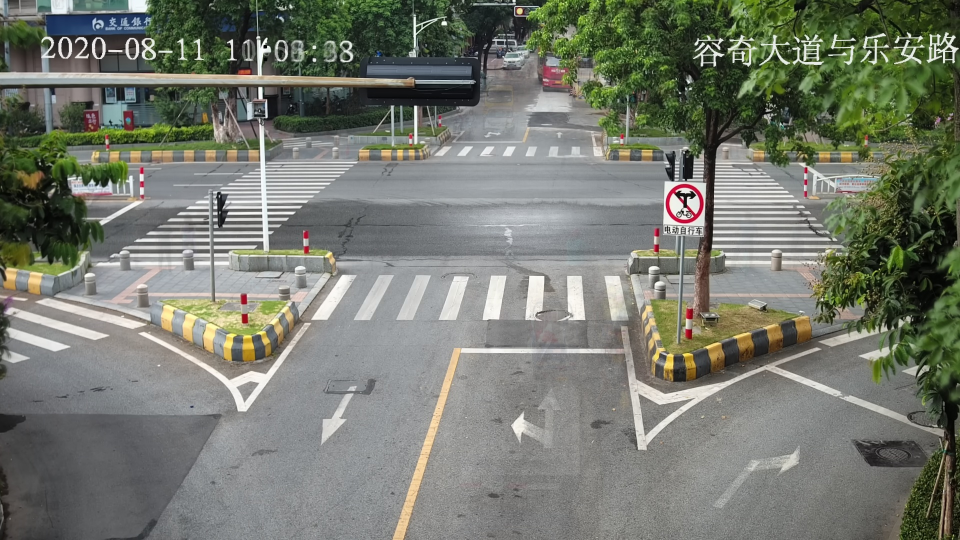
#> input picture north_1.jpg, 1920 x 1080 px, found by its file name (shown at 1/2 size)
$ python realtime_semantic_detector_HLS.py
#> lines starting #> are read from the running program, lines starting #| are printed output that depends on the picture; after the words box and inside, x2 and y2 are one past the last pixel; in counts of white or black regions, pixels touching at a corner belong together
import cv2
import numpy
import numpy as np


def nothing(x):
    pass


if __name__ == '__main__':
    # Load image

    path = '../resources/dataset/BirdView/001---changzhou/'
    fileName = path + 'north_1.jpg'

    # path = '../../out/'
    # fileName = 'h_west_1.jpg'

    img = cv2.imread(fileName)
#> img is the input picture: shape (1080, 1920, 3); mean B, G, R 110.5, 121.3, 117.4

    # Create a window
    cv2.namedWindow('settings')
    # [9 lines of commented-out code are left out]


    cv2.createTrackbar('alpha', 'settings', 0, 100, nothing)
    cv2.createTrackbar('beta', 'settings', 0, 100, nothing)
    cv2.createTrackbar('gamma', 'settings', 0, 100, nothing)
    cv2.setTrackbarPos('alpha', 'settings', 40)
    cv2.setTrackbarPos('beta', 'settings', 60)
    cv2.setTrackbarPos('gamma', 'settings', 0)

    cv2.createTrackbar('HMin', 'settings', 0, 255, nothing)
    cv2.createTrackbar('LMin', 'settings', 0, 255, nothing)
    cv2.createTrackbar('SMin', 'settings', 0, 255, nothing)
    cv2.setTrackbarPos('HMin', 'settings', 0)
    cv2.setTrackbarPos('LMin', 'settings', 180)
    cv2.setTrackbarPos('SMin', 'settings', 0)

    cv2.createTrackbar('HMax', 'settings', 0, 255, nothing)
    cv2.createTrackbar('LMax', 'settings', 0, 255, nothing)
    cv2.createTrackbar('SMax', 'settings', 0, 255, nothing)
    cv2.setTrackbarPos('HMax', 'settings', 255)
    cv2.setTrackbarPos('LMax', 'settings', 255)
    cv2.setTrackbarPos('SMax', 'settings', 255)

    cv2.createTrackbar('threshold1', 'settings', 0, 500, nothing)
    cv2.createTrackbar('threshold2', 'settings', 0, 500, nothing)
    cv2.setTrackbarPos('threshold1', 'settings', 50)
    cv2.setTrackbarPos('threshold2', 'settings', 150)

    cv2.createTrackbar('line rho', 'settings', 1, 10, nothing)
    cv2.createTrackbar('line theta', 'settings', 1, 360, nothing)
    cv2.createTrackbar('line threshold', 'settings', 1, 500, nothing)
    cv2.createTrackbar('minLine', 'settings', 0, 200, nothing)
    cv2.createTrackbar('maxLine', 'settings', 0, 200, nothing)
    cv2.setTrackbarPos('line rho', 'settings', 1)
    cv2.setTrackbarPos('line theta', 'settings', 180)
    cv2.setTrackbarPos('line threshold', 'settings', 50)
    cv2.setTrackbarPos('minLine', 'settings', 50)
    cv2.setTrackbarPos('maxLine', 'settings', 10)

    # Initialize
    alpha = beta = gamma = 0
    pAlpha = pBeta = pGamma = 0
    # Initialize HSV min/max values
    hMin = sMin = vMin = hMax = sMax = vMax = 0
    phMin = psMin = pvMin = phMax = psMax = pvMax = 0

    threshold1 = threshold2 = 0
    pThreshold1 = pThreshold2 = 0

    line_rho = line_theta = line_threshold = minLineLength = maxLineGap = 0
    pLine_rho = pLine_theta = pLine_threshold = pMinLineLength = pMaxLineGap = 0

    cv2.imshow('settings', (800, 600))
    cv2.resizeWindow('settings', 400, 300)
    # cv2.imshow('settings')

    while 1:
        # Get current positions of all trackbars
        alpha = cv2.getTrackbarPos('alpha', 'settings')
        beta = cv2.getTrackbarPos('beta', 'settings')
        gamma = cv2.getTrackbarPos('gamma', 'settings')

        hMin = cv2.getTrackbarPos('HMin', 'settings')
        sMin = cv2.getTrackbarPos('LMin', 'settings')
        vMin = cv2.getTrackbarPos('SMin', 'settings')
        hMax = cv2.getTrackbarPos('HMax', 'settings')
        sMax = cv2.getTrackbarPos('LMax', 'settings')
        vMax = cv2.getTrackbarPos('SMax', 'settings')

        threshold1 = cv2.getTrackbarPos('threshold1', 'settings')
        threshold2 = cv2.getTrackbarPos('threshold2', 'settings')

        line_rho = cv2.getTrackbarPos('line rho', 'settings')
        line_theta = cv2.getTrackbarPos('line theta', 'settings')
        line_threshold = cv2.getTrackbarPos('line threshold', 'settings')
        minLineLength = cv2.getTrackbarPos('minLine', 'settings')
        maxLineGap = cv2.getTrackbarPos('maxLine', 'settings')

        # Set minimum and maximum HSV values to display
        lower = np.array([hMin, sMin, vMin])
        upper = np.array([hMax, sMax, vMax])

        gray = cv2.cvtColor(img, cv2.COLOR_BGR2GRAY)
        darkGrey = cv2.addWeighted(gray, alpha*0.01, np.zeros(gray.shape, gray.dtype), beta*0.01, gamma*0.01)
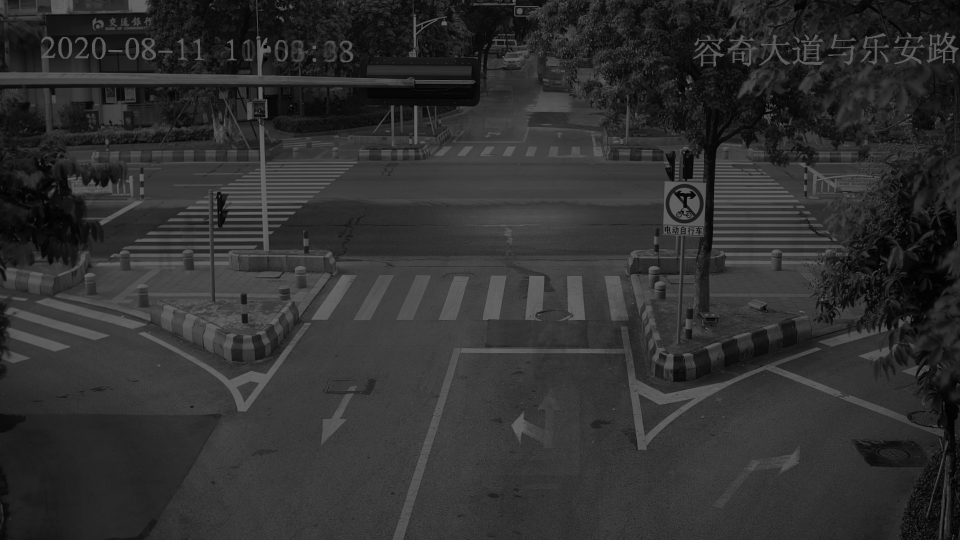
#> darkGrey: shape (1080, 1920) (shown at 1/2 size); min 0, max 102, mean 47.6
        # darkGrey = cv2.addWeighted(gray, 0.4, np.zeros(gray.shape, gray.dtype), beta*0.01, 0)

        # Convert to HSV format and color threshold
        hsv = cv2.cvtColor(img, cv2.COLOR_BGR2HLS)
#> hsv: shape (1080, 1920, 3); mean of channels 0, 1, 2 58.9, 116.3, 33.1
        mask = cv2.inRange(hsv, lower, upper)
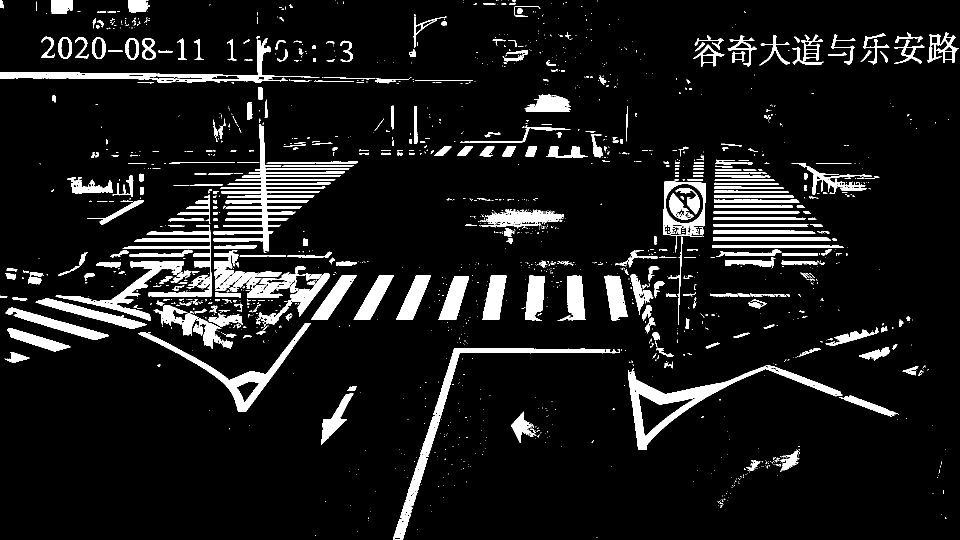
#> mask: shape (1080, 1920) (shown at 1/2 size); 9% white; 1585 white regions (1204 under 20 px), largest, box (x1, y1, x2, y2) and area: (427, 248, 699, 503) 12454, (1256, 730, 1685, 900) 10285, (786, 696, 1210, 1080) 8762
        result = cv2.bitwise_and(darkGrey, darkGrey, mask=mask)

        gauss = cv2.GaussianBlur(result, (7, 7), cv2.BORDER_DEFAULT)
        edges = cv2.Canny(gauss, threshold1, threshold2, apertureSize=3)
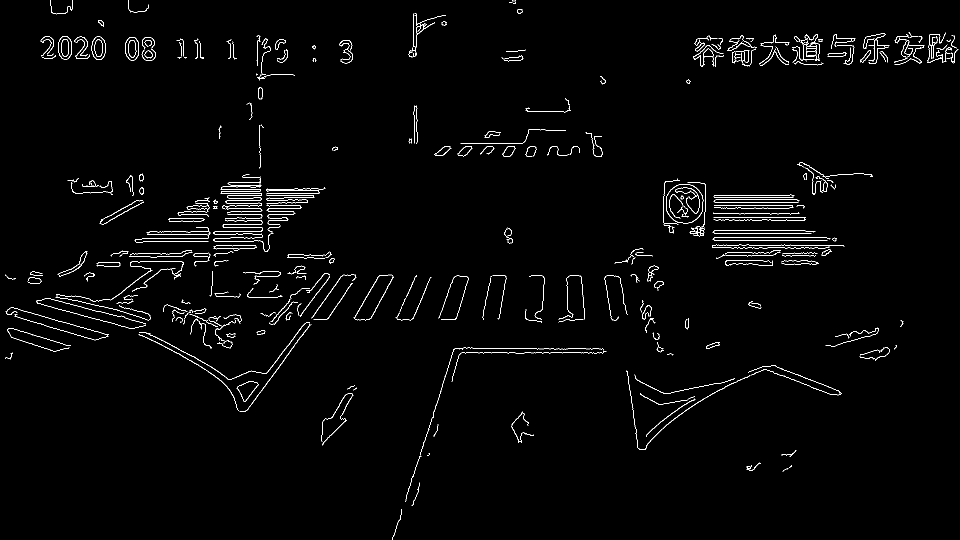
#> edges: shape (1080, 1920) (shown at 1/2 size); 1.6% white in thin lines or dots
        lines = cv2.HoughLinesP(edges, line_rho, np.pi / line_theta, line_threshold, minLineLength=pMaxLineGap, maxLineGap=pMinLineLength)
#> lines = 2766 rows, first 6: [1498, 490, 1561, 490], [1428, 390, 1579, 390], [1644, 475, 1653, 475], [1431, 399, 1594, 399], [984, 705, 1014, 705], [461, 475, 487, 475]

        dst = cv2.Canny(img, threshold1, threshold2, None, 3)
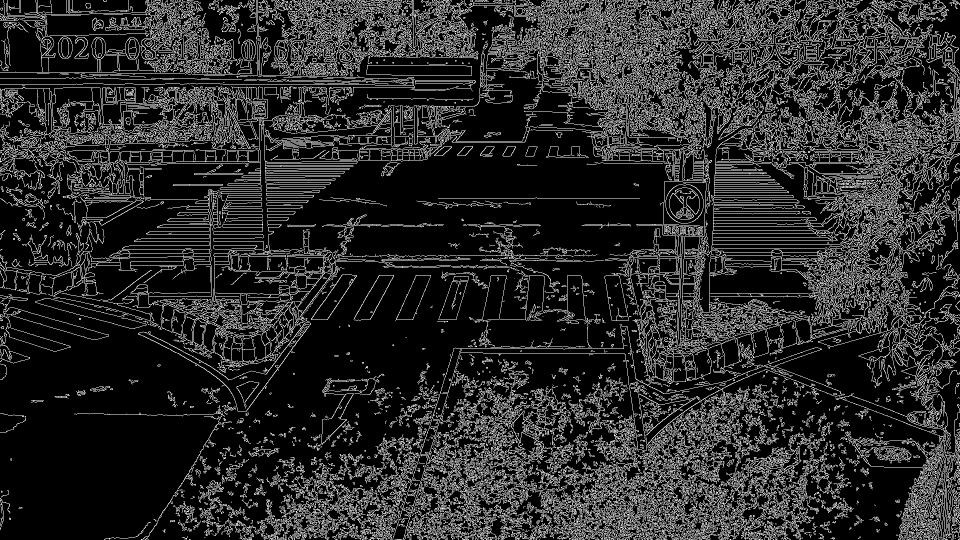
#> dst: shape (1080, 1920) (shown at 1/2 size); 16.5% white in thin lines or dots
        cdstP = cv2.cvtColor(dst, cv2.COLOR_GRAY2BGR)
#> cdstP: shape (1080, 1920, 3); 16.5% white in thin lines or dots

        # Print if there is a change in HSV value
        if (pAlpha != alpha) | (pBeta != beta) | (pGamma != gamma) | (pThreshold1 != threshold1) | (pThreshold2 != threshold2) |\
                (pLine_rho != line_rho) | (pLine_theta != line_theta) | (pLine_threshold != line_threshold) | (pMaxLineGap != maxLineGap) | (pMinLineLength != minLineLength) | \
                (phMin != hMin) | (psMin != sMin) | (pvMin != vMin) | (phMax != hMax) | (psMax != sMax) | (pvMax != vMax):
            print("(threshold1 = %d , threshold2 = %d, (alpha = %.2f , beta = %.2f, gamma = %.2f), (hMin = %d , lMin = %d, sMin = %d), (hMax = %d , lMax = %d, sMax = %d)" % (
                threshold1, threshold2, alpha*0.01, beta*0.01, gamma*0.01, hMin, sMin, vMin, hMax, sMax, vMax))
            pAlpha = alpha
            pBeta = beta
            pGamma = gamma

            phMin = hMin
            psMin = sMin
            pvMin = vMin
            phMax = hMax
            psMax = sMax
            pvMax = vMax

            pThreshold1 = threshold1
            pThreshold2 = threshold2

            pLine_rho = line_rho
            pLine_theta = line_theta
            pLine_threshold = line_threshold
            pMinLineLength = minLineLength
            pMaxLineGap = maxLineGap

            ones = np.ones(img.shape)
            if lines is not None:
                for line in lines:
                    x1, y1, x2, y2 = line[0]
                    cv2.line(ones, (x1, y1), (x2, y2), (0, 0, 255), 2)
#> this loop made 2766 passes
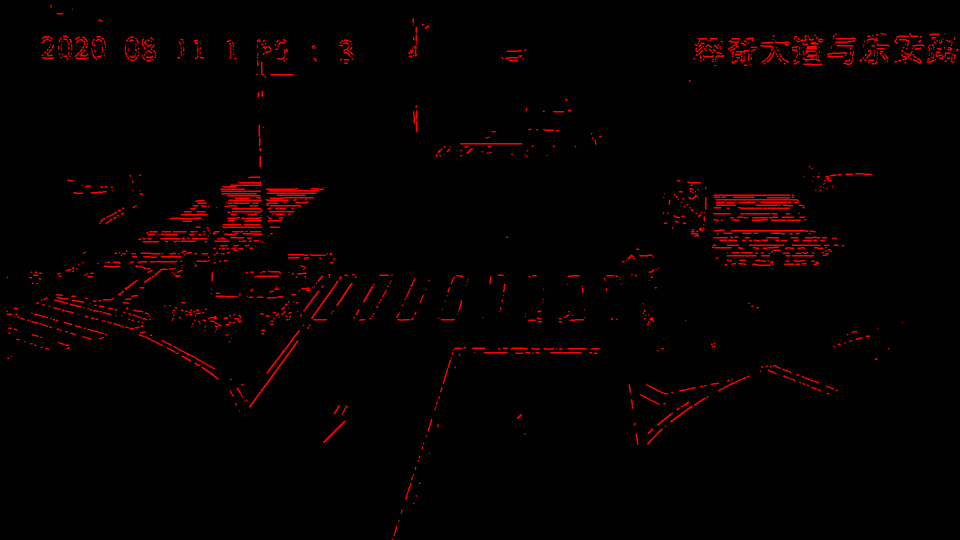
#> ones: shape (1080, 1920, 3) float64 (shown at 1/2 size); mean of channels 0, 1, 2 1, 1, 6.7; drawn as B, G, R

            cv2.imshow('ones', cv2.resize(ones, (600, 500)))
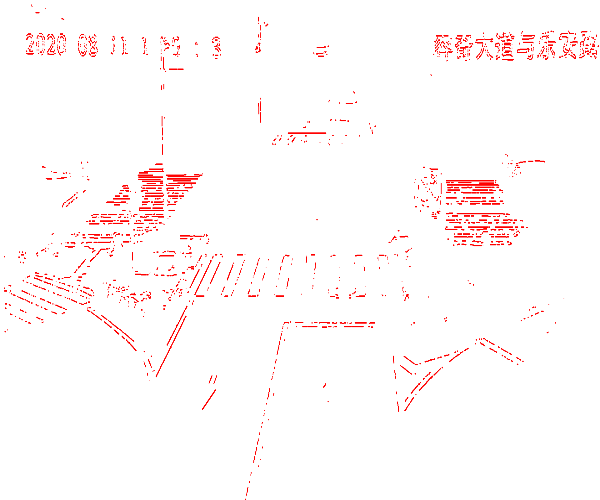
#> window 'ones': shape (500, 600, 3); mean B, G, R 249.2, 249.2, 255
            # cv2.imshow("Detected Lines (in red) - Probabilistic Line Transform", cv2.resize(cdstP, (600, 500)))

        # Display result image
        # cv2.imshow('darkness', cv2.resize(darkGrey, (400, 300)))
        # cv2.imshow('gauss', cv2.resize(gauss, (400, 300)))
        cv2.imshow('edges', cv2.resize(edges, (400, 300)))
        cv2.imshow('final', cv2.resize(result, (400, 300)))
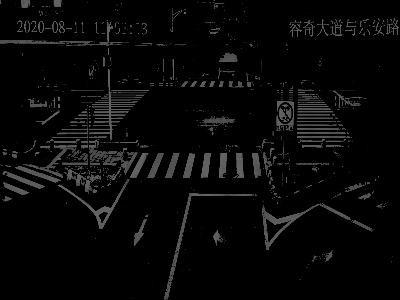
#> window 'final': shape (300, 400); min 0, max 101, mean 7.7


        if cv2.waitKey(10) & 0xFF == ord('q'):
#> (key q is pressed here)
            break


    cv2.destroyAllWindows()
    cv2.waitKey()

$ run again, with east_1.jpg copied over north_1.jpg
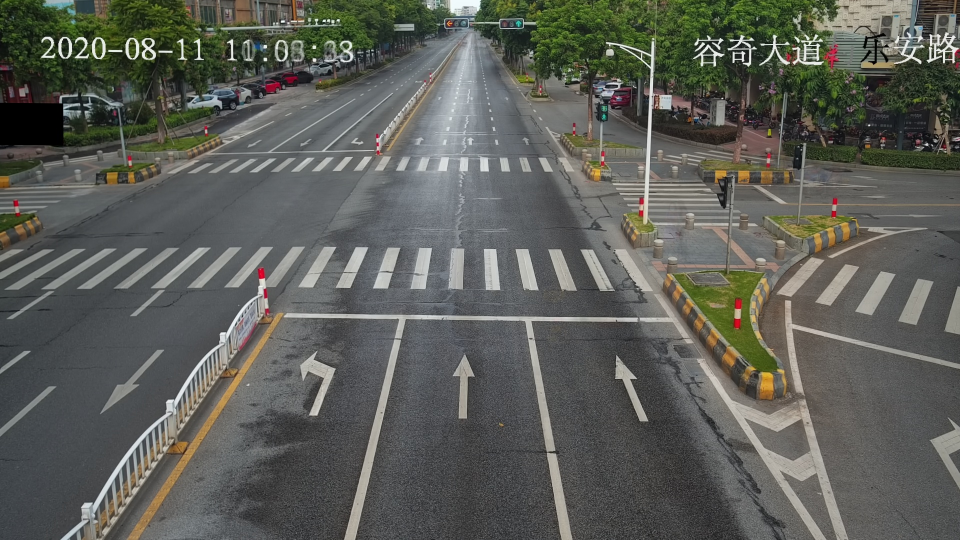
#> input picture east_1.jpg, 1920 x 1080 px, found by its file name (shown at 1/2 size)
#> img is the input picture: shape (1080, 1920, 3); mean B, G, R 87.9, 94, 92.4
#> hsv: shape (1080, 1920, 3); mean of channels 0, 1, 2 60.2, 91.3, 22.4
#> `mask = cv2.inRange(hsv, lower, upper)`:
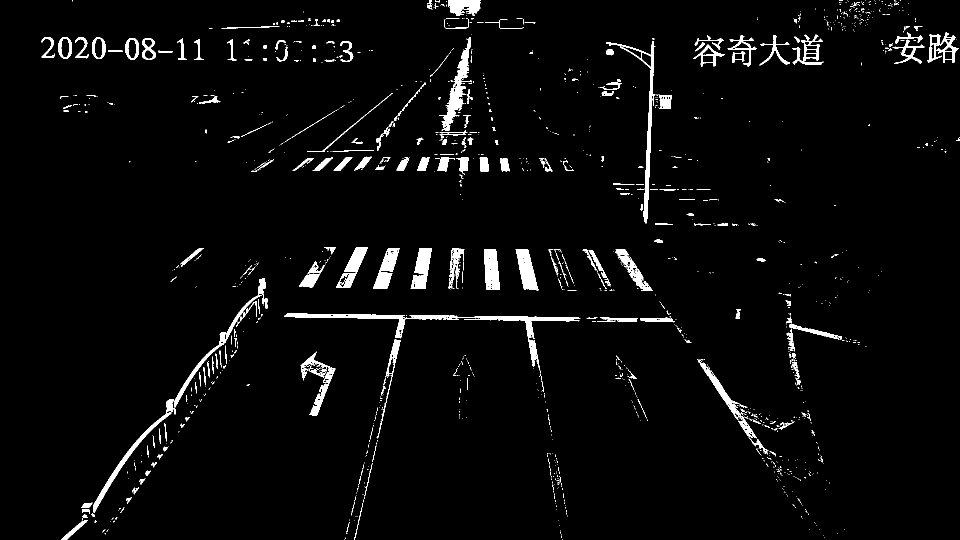
#> mask: shape (1080, 1920) (shown at 1/2 size); 3.3% white; 1512 white regions (1255 under 20 px), largest, box (x1, y1, x2, y2) and area: (568, 627, 1161, 678) 4787, (878, 74, 944, 262) 2989, (1212, 83, 1311, 447) 2853
#> edges: shape (1080, 1920); 0.55% white in thin lines or dots
#> lines = 1193 rows, first 6: [769, 259, 772, 255], [471, 643, 477, 635], [344, 802, 345, 801], [1296, 240, 1296, 232], [755, 276, 762, 267], [389, 747, 413, 717]
#> dst: shape (1080, 1920); 18.6% white in thin lines or dots
#> cdstP: shape (1080, 1920, 3); 18.6% white in thin lines or dots
#> the loop `for line in lines:` made 1193 passes
#> `cv2.imshow('final', cv2.resize(result, (400, 300)))`:
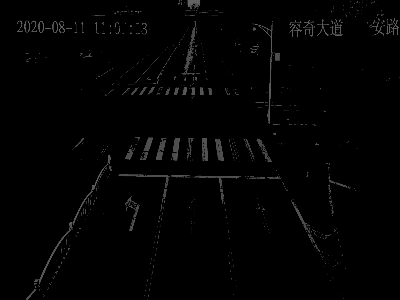
#> window 'final': shape (300, 400); min 0, max 99, mean 2.6

$ run again, with south_1.jpg copied over north_1.jpg
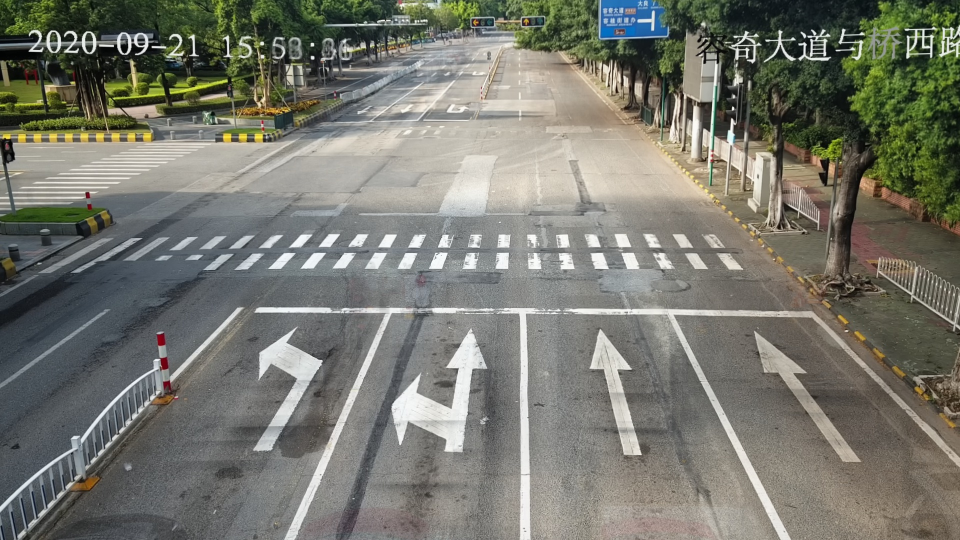
#> input picture south_1.jpg, 1920 x 1080 px, found by its file name (shown at 1/2 size)
#> img is the input picture: shape (1080, 1920, 3); mean B, G, R 110.1, 119.6, 118.9
#> hsv: shape (1080, 1920, 3); mean of channels 0, 1, 2 48.2, 115.7, 31.1
#> `mask = cv2.inRange(hsv, lower, upper)`:
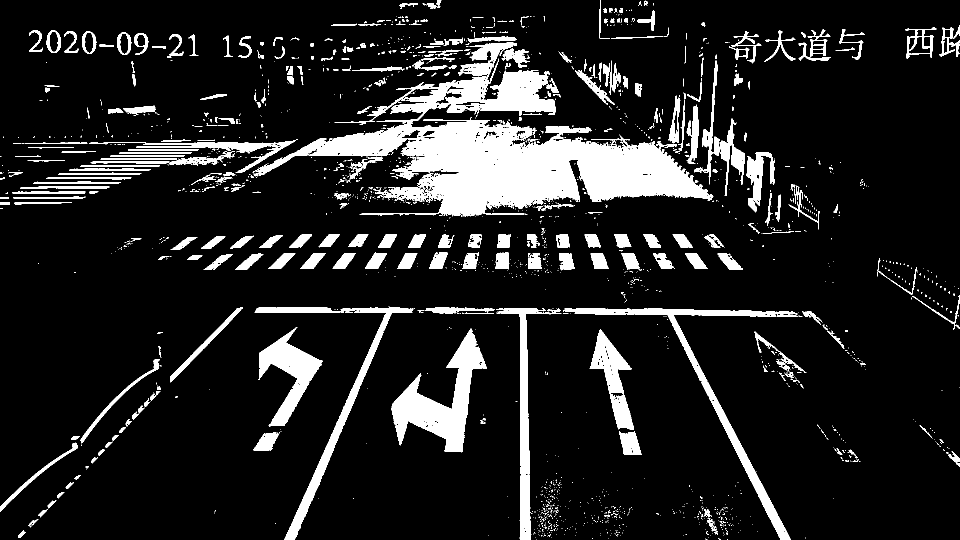
#> mask: shape (1080, 1920) (shown at 1/2 size); 12.3% white; 1988 white regions (1640 under 20 px), largest, box (x1, y1, x2, y2) and area: (507, 239, 1427, 433) 81436, (669, 84, 1112, 246) 19457, (783, 657, 974, 905) 16570
#> edges: shape (1080, 1920); 1.3% white in thin lines or dots
#> lines = 2022 rows, first 6: [752, 699, 753, 696], [1405, 771, 1415, 790], [688, 849, 689, 845], [1457, 842, 1472, 870], [114, 991, 120, 985], [561, 537, 589, 509]
#> dst: shape (1080, 1920); 17.9% white in thin lines or dots
#> cdstP: shape (1080, 1920, 3); 17.9% white in thin lines or dots
#> the loop `for line in lines:` made 2022 passes
#> `cv2.imshow('final', cv2.resize(result, (400, 300)))`:
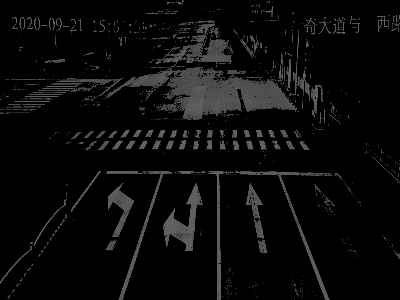
#> window 'final': shape (300, 400); min 0, max 101, mean 10.4
